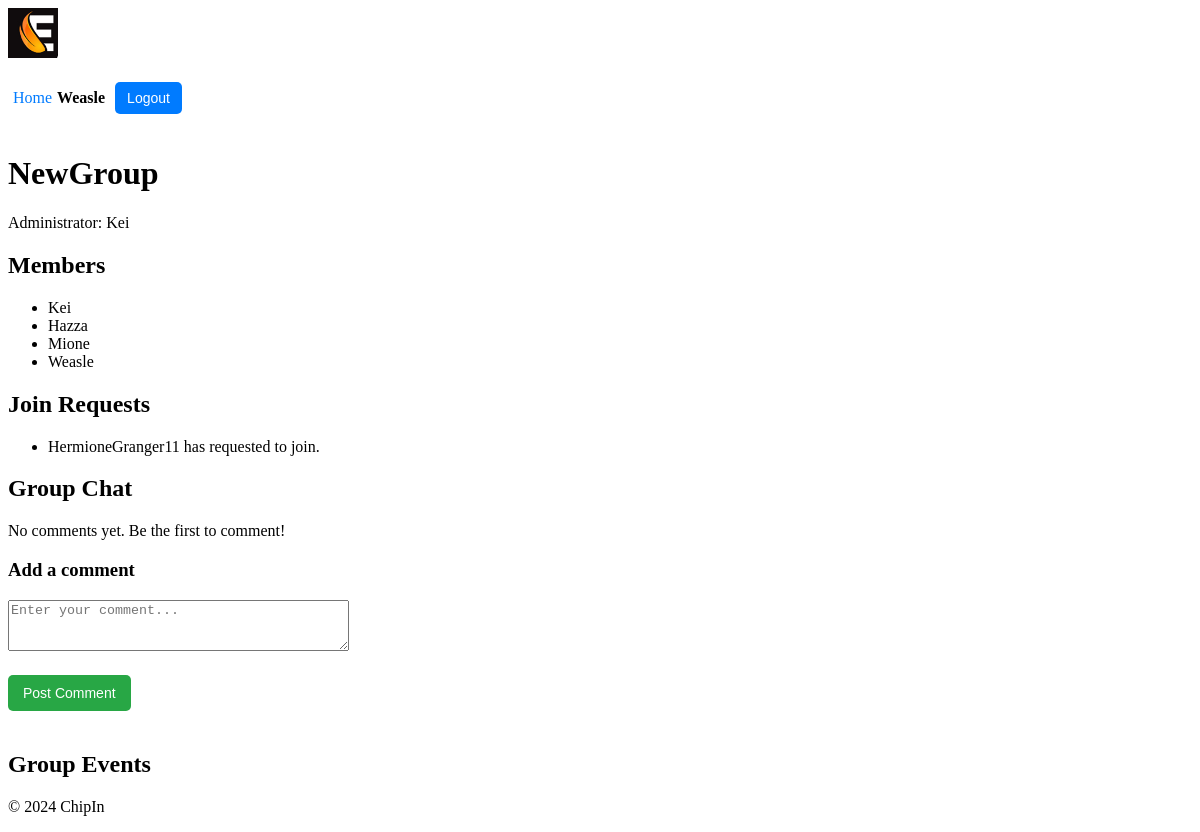
/chipin/group/2/ (signed in), run on the app's committed database.
### users/models.py (models this page shows, shortened)
class Profile(models.Model):
    user = models.OneToOneField(User, on_delete=models.CASCADE)
    first_name = models.CharField(max_length=30)
    surname = models.CharField(max_length=30)
    nickname = models.CharField(max_length=30, unique=True, null=False, blank=False)
    max_spend = models.DecimalField(max_digits=10, decimal_places=2, default=100.00)  # Max spend for each event
    balance = models.DecimalField(max_digits=10, decimal_places=2, default=100.00)  # User's current balance

### chipin/models.py (models this page shows, shortened)
class Group(models.Model):
    name = models.CharField(max_length=100)
    admin = models.ForeignKey(User, related_name='admin_groups', on_delete=models.CASCADE)
    members = models.ManyToManyField(User, related_name='group_memberships', blank=True)
    invited_users = models.ManyToManyField(User, related_name='pending_invitations', blank=True)

class GroupJoinRequest(models.Model):
    user = models.ForeignKey(User, on_delete=models.CASCADE)
    group = models.ForeignKey(Group, on_delete=models.CASCADE, related_name='join_requests')
    is_approved = models.BooleanField(default=False)
    votes = models.ManyToManyField(User, related_name='votes', blank=True)  # Tracks users who voted
    created_at = models.DateTimeField(auto_now_add=True)

### chipin/views.py (the view)
# urls.py: path('group/<int:group_id>/', views.group_detail, name='group_detail'),
@login_required
def group_detail(request, group_id, edit_comment_id=None):
    group = get_object_or_404(Group, id=group_id)
    comments = group.comments.all().order_by('-created_at')  # Fetch all comments for the group
    if edit_comment_id: # Fetch the comment to edit, if edit_comment_id is provided
        comment_to_edit = get_object_or_404(Comment, id=edit_comment_id)
        if comment_to_edit.user != request.user:
            return redirect('chipin:group_detail', group_id=group.id)
    else:
        comment_to_edit = None
    if request.method == 'POST':
        if comment_to_edit: # Editing an existing comment
            form = CommentForm(request.POST, instance=comment_to_edit)
        else: # Adding a new comment
            form = CommentForm(request.POST)
        if form.is_valid():
            comment = form.save(commit=False)
            comment.user = request.user
            comment.group = group
            comment.save()
            return redirect('chipin:group_detail', group_id=group.id)
    else:
        form = CommentForm(instance=comment_to_edit) if comment_to_edit else CommentForm()
    return render(request, 'chipin/group_detail.html', {
        'group': group,
        'comments': comments,
        'form': form,
        'comment_to_edit': comment_to_edit,
    })

### chipin/forms.py (shortened to what this page needs)
class CommentForm(forms.ModelForm):
    class Meta:
        model = Comment
        fields = ['content']
        widgets = {
            'content': forms.Textarea(attrs={'rows': 3, 'placeholder': 'Enter your comment...'})
        }

### chipin/context_processors.py (called while the page is built)
def user_profile(request):
    if request.user.is_authenticated:
        try:
            return {'nickname': request.user.profile.nickname}
        except Profile.DoesNotExist:
            return {'nickname': request.user.username}  # Fallback to username if no profile exists
    return {}

### chipin/templates/chipin/group_detail.html (shortened to what this page needs)
{% extends 'chipin/base.html' %}
{% block content %}
    <h1>{{ group.name }}</h1>
    <p>Administrator: {{ group.admin.profile.nickname }}</p>
    <h2>Members</h2>
    <ul>
        {% for member in group.members.all %}
        <li>{{ member.profile.nickname }}</li>
        {% endfor %}
    </ul>
    {% if request.user in group.members.all %}
    <h2>Join Requests</h2>
    <ul>
        {% for request in group.join_requests.all %}
            <li>{{ request.user.username }} has requested to join.</li>
        {% endfor %}
    </ul>
    {% endif %}
    <h2>Group Chat</h2>
    <div class="comments-section">
        {% for comment in comments %}
            <div class="comment">
                <p><strong>{{ comment.user.profile.nickname }}</strong>: {{ comment.content }}</p>
                <small>Posted on {{ comment.created_at }}</small>
                {% if comment.user == request.user or request.user == group.admin %}
                    <a href="{% url 'chipin:edit_comment' group.id comment.id %}">Edit</a>
                    <a href="{% url 'chipin:delete_comment' comment.id %}" onclick="return confirm('Are you sure?')">Delete</a>
                {% endif %}
            </div>
        {% empty %}
            <p>No comments yet. Be the first to comment!</p>
        {% endfor %}
    </div>
    <h3>{% if comment_to_edit %}Edit Comment{% else %}Add a comment{% endif %}</h3>
    <form method="POST">
        <div class="form-group">
            {{ form.content }}
        </div>
        <button type="submit">{% if comment_to_edit %}Save Comment{% else %}Post Comment{% endif %}</button>
    </form>
    <h2>Group Events</h2>
{% endblock %}

### chipin/templates/chipin/base.html (shortened to what this page needs)
{% load static %}
<!DOCTYPE html>
<html lang="en">
<head>
    <link rel="stylesheet" href="{% static 'chipin/styles.css' %}">
</head>
<body>
    <header>
        <div class="logo">
            <img src="{% static 'chipin/logo_90.jpg' %}" alt="ChipIn Logo">
        </div>
        <div class="user-info">
            {% if request.user.is_authenticated %}
                <a href="{% url 'chipin:home' %}">Home</a> <span>{{ request.user.profile.nickname }}</span>
                <form action="{% url 'users:logout' %}" method="post">
                    <button type="submit">Logout</button>
                </form>
            {% else %}
                <a href="{% url 'users:login' %}">Login</a> <a href="{% url 'users:register' %}">Register</a>
            {% endif %}
        </div>
    </header>
    <main>
        {% block content %}
        {% endblock %}
    </main>
    <footer>
        <p>&copy; 2024 ChipIn</p>
    </footer>
</body>
</html>

### chipin/static/chipin/styles.css (style rules this page uses)
.logo img { max-height: 50px; }
.user-info { display: flex; align-items: center; font-size: 16px; }
.user-info span { margin-right: 10px; font-weight: bold; }
.user-info button { background-color: #007BFF; color: white; border: none; padding: 8px 12px; cursor: pointer; border-radius: 5px; font-size: 14px; }
button { background-color: #28a745; color: white; border: none; padding: 10px 15px; cursor: pointer; border-radius: 5px; font-size: 14px; margin-top: 20px; margin-bottom: 20px; }
a { color: #007BFF; text-decoration: none; padding: 5px }

### data on the page
Group: name "NewGroup", admin.profile.nickname "Kei"
GroupJoinRequest: user.username "HermioneGranger11"

### other printed values
{{ request.user.profile.nickname }} "Weasle"
{{ member.profile.nickname }} "Kei"
{{ member.profile.nickname }} "Hazza"
{{ member.profile.nickname }} "Mione"
{{ member.profile.nickname }} "Weasle"
